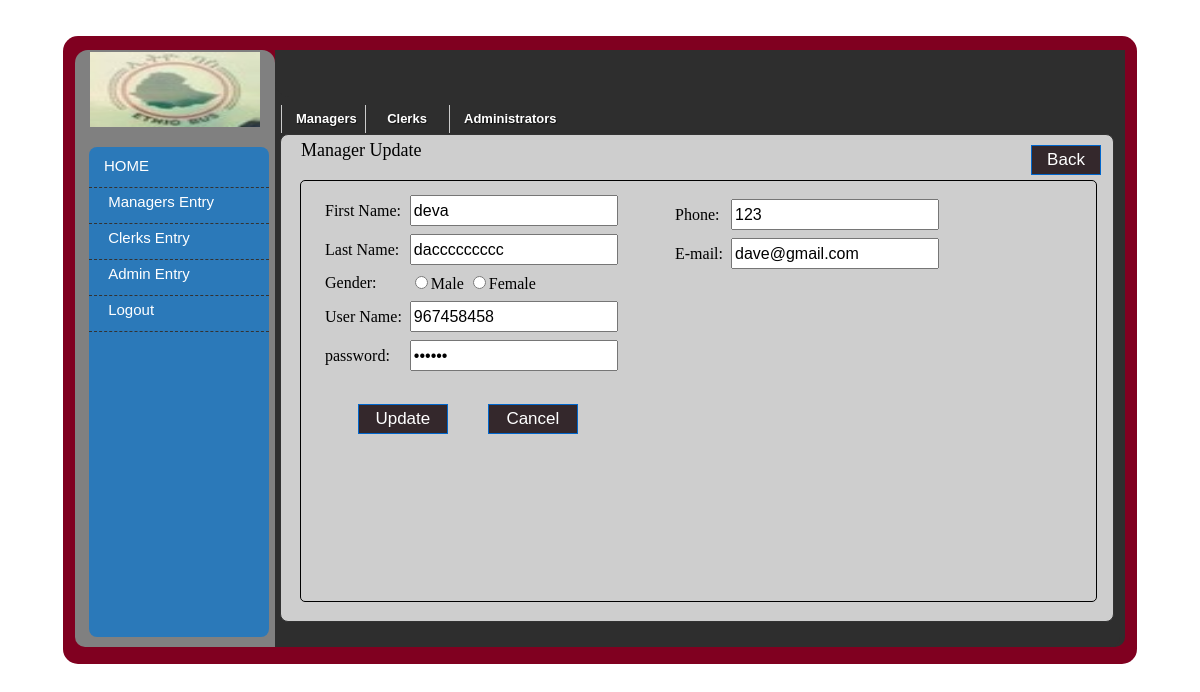
Screenshot of /admin/main.php?tag=customer_entry&opr=upd&rs_id=33 with the database file from the repository.
### tables this page shows
CREATE TABLE IF NOT EXISTS `manageracc` (
  `manager_id` int(11) NOT NULL AUTO_INCREMENT,
  `fname` varchar(100) NOT NULL,
  `lname` varchar(100) NOT NULL,
  `sex` varchar(10) NOT NULL,
  `username` varchar(10) NOT NULL,
  `password` varchar(100) NOT NULL,
  `phone` varchar(100) NOT NULL,
  `email` varchar(100) NOT NULL,
  PRIMARY KEY (`manager_id`),
  UNIQUE KEY `email` (`email`)
);

### admin/Customer_Entry.php (the view, shortened to what this page needs)
<?php
$id="";
$opr="";
if(isset($_GET['opr']))
	$opr=$_GET['opr'];
if(isset($_GET['rs_id']))
	$id=$_GET['rs_id'];
?>
<!DOCTYPE html PUBLIC "-//W3C//DTD XHTML 1.0 Transitional//EN" "http://www.w3.org/TR/xhtml1/DTD/xhtml1-transitional.dtd">
<html xmlns="http://www.w3.org/1999/xhtml">
<head>
<link rel="stylesheet"  type="text/css" href="css/style_entry.css" />
</head>
<body>
<?php
if($opr=="upd")
{
	$sql_upd=mysql_query("SELECT * FROM manageracc WHERE manager_id=$id");
	$rs_upd=mysql_fetch_array($sql_upd);
?>
<div id="top_style">
        <div id="top_style_text">
        Manager Update </div>
       <div id="top_style_button">
       		<form method="post">
            	<a href="?tag=view_customer"><input type="button" name="btn_view" title="View Customer" value="Back" id="button_view" style="width:70px;"  /></a>
       		</form>
       </div>
</div>
<div id="style_informations">
	<form method="post" >
    	<div>
    	<table border="0" cellpadding="4" cellspacing="0">
        	<tr>
            	<td>First Name:</td>
            	<td>
                	<input type="text" name="fnametxt" id="textbox" value="<?php echo $rs_upd['fname'];?>"/>
                </td>
            </tr>
            <tr>
            	<td>Last Name:</td>
            	<td>
                	<input type="text" name="lnametxt" id="textbox" value="<?php echo $rs_upd['lname'];?>"/>
                </td>
            </tr>
            <tr>
            	<td>Gender:</td>
                <td>
                	<input type="radio" name="gender" value="Male" <?php if($rs_upd['sex']=="Male") echo "checked";?> />Male
                    <input type="radio" name="gender" value="Female" <?php if($rs_upd['sex']=="Female") echo "checked";?>/>Female
                </td>
            </tr>
         <tr>
            	<td>User Name:</td>
                <td>
                	<input type="text" name="un" id="textbox" value="<?php echo $rs_upd['username'];?> "/>
                </td>
            </tr>
          <tr>
            	<td>password:</td>
                <td>
                	<input type="password" name="pass" id="textbox" value="<?php echo $rs_upd['password'];?> "/>
                </td>
            </tr>
            <tr>
                <td colspan="2">
                	<input type="reset" value="Cancel" id="button-in"/>
                	<input type="submit" name="btn_upd" value="Update" id="button-in"  />
                </td>
            </tr>
		</table>
   </div>
	<div>
    	<table border="0" cellpadding="4" cellspacing="0">
            <tr>
            	<td>Phone:</td>
            	<td>
                	<input type="text" name="phonetxt" id="textbox" value="<?php echo $rs_upd['phone'];?>" />
                </td>
            </tr>
            <tr>
            	<td>E-mail:</td>
                <td>
                	<input type="text" name="emailtxt"  id="textbox" value="<?php echo $rs_upd['email'];?> "/>
                </td>
            </tr>
    	</table>
  </div>
    </form>
</div>
<?php
}
?>
</body>
</html>

### admin/css/main_format.css (style rules this page uses)
body { margin:0; font-family:Georgia, seri; size:12px; }

### admin/css/style_entry.css (style rules this page uses)
#top_style { width:800px; margin-left:10px; height:40px; }
#top_style_text { width:400px; height:40px; font-family:"Times New Roman", Times, serif; font-size:18px; color:#000; float:left; }
#top_style_button { width:400px; height:40px; float:right; margin-top:5px; }
#button_view { font-family:Arial, Helvetica, sans-serif; font-size:17px; width:90px; height:30px; float:right; repeat-x top center; border: 1px solid #06C; -moz-border-radius: 5px; color:white; background:#34282c; }
#style_informations { width:775px; height:420px; border:1px solid #000; margin:0 auto; padding-left:20px; border-radius:5px; }
#style_informations div { width:350px; height:400px; float:left; margin-top:10px; }
#textbox { width:200px; height:25px; font-family:Arial, Helvetica, sans-serif; font-size:16px; }
#button-in { font-family:Arial, Helvetica, sans-serif; font-size:17px; margin-top:25px; width:90px; height:30px; float:right; repeat-x top center; border: 1px solid #06C; -moz-border-radius: 5px; color:white; margin-right:40px; background:#34282c; }

### rows the page displays
manageracc: fnametxt "deva", lnametxt "daccccccccc", un "967458458", phonetxt "123", emailtxt "dave@gmail.com"
